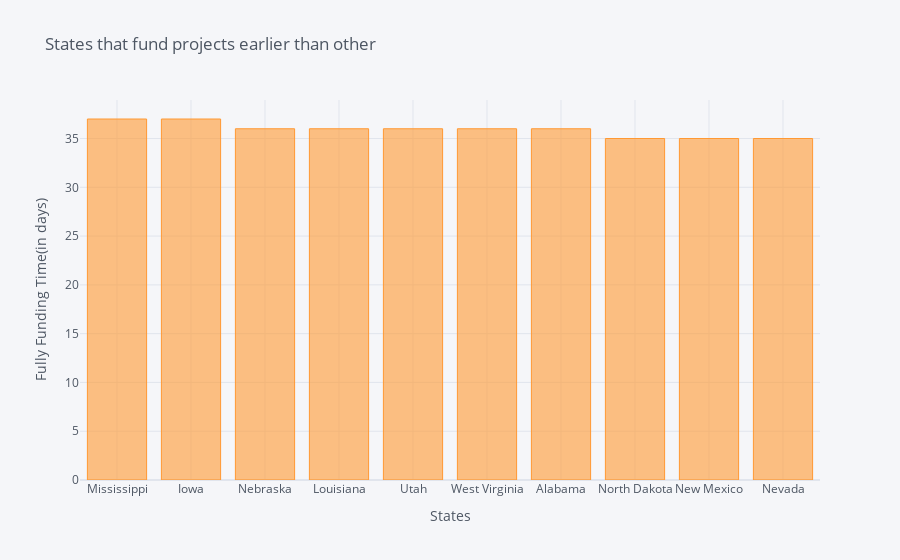

Notebook code cell kept with this figure:
### Code cell
slowFunding = slow[slow>32].sort_values(ascending = False ).head(10)
slowFunding.iplot(kind='bar',xTitle='States',yTitle='Fully Funding Time(in days)',
                  title='States that fund projects earlier than other')

### Figure 1 — Plotly figure (JSON) as saved in the notebook; plotly's stock layout.template omitted (floating-point values rounded to 4 significant figures)
{"data": [{"marker": {"color": "rgba(255, 153, 51, 0.6)", "line": {"color": "rgba(255, 153, 51, 1.0)", "width": 1}}, "name": "Funding Time", "orientation": "v", "text": "", "type": "bar", "x": ["Mississippi", "Iowa", "Nebraska", "Louisiana", "Utah", "West Virginia", "Alabama", "North Dakota", "New Mexico", "Nevada"], "y": [37, 37, 36, 36, 36, 36, 36, 35, 35, 35]}], "layout": {"legend": {"bgcolor": "#F5F6F9", "font": {"color": "#4D5663"}}, "paper_bgcolor": "#F5F6F9", "plot_bgcolor": "#F5F6F9", "title": {"font": {"color": "#4D5663"}, "text": "States that fund projects earlier than other"}, "xaxis": {"gridcolor": "#E1E5ED", "showgrid": true, "tickfont": {"color": "#4D5663"}, "title": {"font": {"color": "#4D5663"}, "text": "States"}, "zerolinecolor": "#E1E5ED"}, "yaxis": {"gridcolor": "#E1E5ED", "showgrid": true, "tickfont": {"color": "#4D5663"}, "title": {"font": {"color": "#4D5663"}, "text": "Fully Funding Time(in days)"}, "zerolinecolor": "#E1E5ED"}}}
